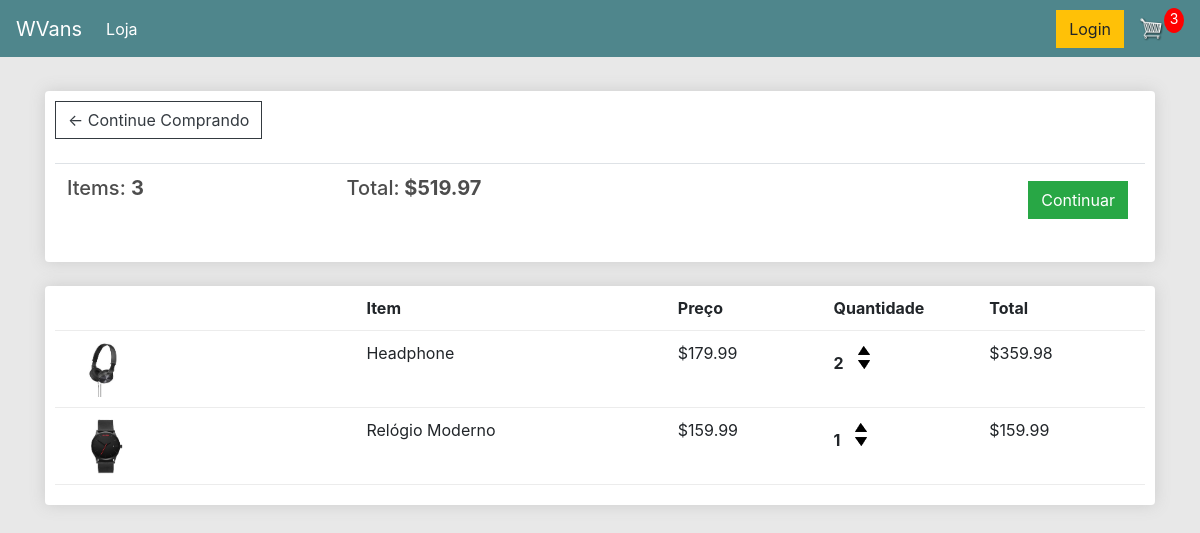
The app's page /cart/ (signed in) with its own data.
### store/models.py (models this page shows, shortened)
class Order(models.Model):
    customer = models.ForeignKey(Customer, on_delete=models.SET_NULL, null=True, blank=True)
    date_ordered = models.DateTimeField(auto_now_add=True)
    complete = models.BooleanField(default=False)
    transaction_id = models.CharField(max_length=100, null=True)
    @property
    def get_cart_total(self):
        orderitems = self.orderitem_set.all()
        total = sum([item.get_total for item in orderitems])
        return total
    @property
    def get_cart_items(self):
        orderitems = self.orderitem_set.all()
        total = sum([item.quantity for item in orderitems])
        return total

class OrderItem(models.Model):
    product = models.ForeignKey(Product, on_delete=models.SET_NULL, null=True)
    order = models.ForeignKey(Order, on_delete=models.SET_NULL, null=True)
    quantity = models.IntegerField(default=0, null=True, blank=True)
    date_added = models.DateTimeField(auto_now_add=True)
    @property
    def get_total(self):
        total = self.product.price * self.quantity
        return total

class Product(models.Model):
    name = models.CharField(max_length=200)
    price = models.DecimalField(max_digits=7, decimal_places=2)
    digital = models.BooleanField(default=False, null=True, blank=True)
    image = models.ImageField(null=True, blank=True)
    @property
    def imageURL(self):
        try:
            url = self.image.url
        except:
            url = ''
        return url

### store/views.py (the view)
# urls.py: path('cart/', views.cart, name='cart'),
def cart(request):
    data = cartData(request)
    cartItems = data['cartItems']
    order = data['order']
    items = data['items']
    context = {'items': items, 'order': order, 'cartItems': cartItems}
    return render(request, 'store/cart.html', context)

### store/utils.py (called while the page is built)
def cartData(request):
    if request.user.is_authenticated:
        customer = request.user.customer
        order, created = Order.objects.get_or_create(customer=customer, complete=False)
        items = order.orderitem_set.all()
        cartItems = order.get_cart_items
    else:
        cookieData = cookieCart(request)
        cartItems = cookieData['cartItems']
        order = cookieData['order']
        items = cookieData['items']
    return {'cartItems': cartItems, 'order': order, 'items': items}

### store/templates/store/cart.html
{% extends 'store/main.html' %}
{% load static %}
{% block content %}
<div class="row">
		<div class="col-lg-12">
			<div class="box-element">
				<a  class="btn btn-outline-dark" href="{% url 'store' %}">&#x2190; Continue Comprando</a>
				<br>
				<br>
				<table class="table">
					<tr>
						<th><h5>Items: <strong>{{order.get_cart_items}}</strong></h5></th>
						<th><h5>Total:<strong> ${{order.get_cart_total|floatformat:2}}</strong></h5></th>
						<th>
							<a  style="float:right; margin:5px;" class="btn btn-success" href="{% url 'checkout' %}">Continuar</a>
						</th>
					</tr>
				</table>
			</div>
			<br>
			<div class="box-element">
				<div class="cart-row">
					<div style="flex:2"></div>
					<div style="flex:2"><strong>Item</strong></div>
					<div style="flex:1"><strong>Preço</strong></div>
					<div style="flex:1"><strong>Quantidade</strong></div>
					<div style="flex:1"><strong>Total</strong></div>
				</div>
				{% for item in items %}
				<div class="cart-row">
					<div style="flex:2"><img class="row-image" src="{{item.product.imageURL}}"></div>
					<div style="flex:2"><p>{{item.product.name}}</p></div>
					<div style="flex:1"><p>${{item.product.price|floatformat:2}}</p></div>
					<div style="flex:1">
						<p class="quantity">{{item.quantity}}</p>
						<div class="quantity">
							<img data-product="{{item.product.id}}" data-action="add" class="chg-quantity update-cart" src="{% static  'images/arrow-up.png' %}">
							<img data-product="{{item.product.id}}" data-action="remove" class="chg-quantity update-cart" src="{% static  'images/arrow-down.png' %}">
						</div>
					</div>
					<div style="flex:1"><p>${{item.get_total|floatformat:2}}</p></div>
				</div>
				{% endfor %}
			</div>
		</div>
	</div>
{% endblock %}

### static/css/main.css (style rules this page uses)
body { background-color: hsl(10, 0%, 91%); }
h1,h2,h3,h4,h5,h6 { color:hsl(0, 0%, 30%); }
.box-element { box-shadow:hsl(0, 0%, 80%) 0 0 16px; background-color: #fff; border-radius: 4px; padding: 10px; }
.col-lg-4, .col-lg-6, .col-lg-8, .col-lg-12 { margin-top: 10px; }
.btn { border-radius: 0; }
.row-image { width: 100px; }
.cart-row { display: flex; align-items: flex-stretch; padding-bottom: 10px; margin-bottom: 10px; border-bottom: 1px solid #ececec; }
.quantity { display: inline-block; font-weight: 700; padding-right:10px; }
.chg-quantity { width: 12px; cursor: pointer; display: block; margin-top: 5px; transition:.1s; }

### records on screen
Order: get_cart_items "3", get_cart_total "519.97"
OrderItem: product.imageURL (picture), product.name "Headphone", product.price "179.99", quantity "2", get_total "359.98"
OrderItem: product.imageURL (picture), product.name "Relógio Moderno", product.price "159.99", quantity "1", get_total "159.99"

### other values on screen
{{ cartItems }} "3"
